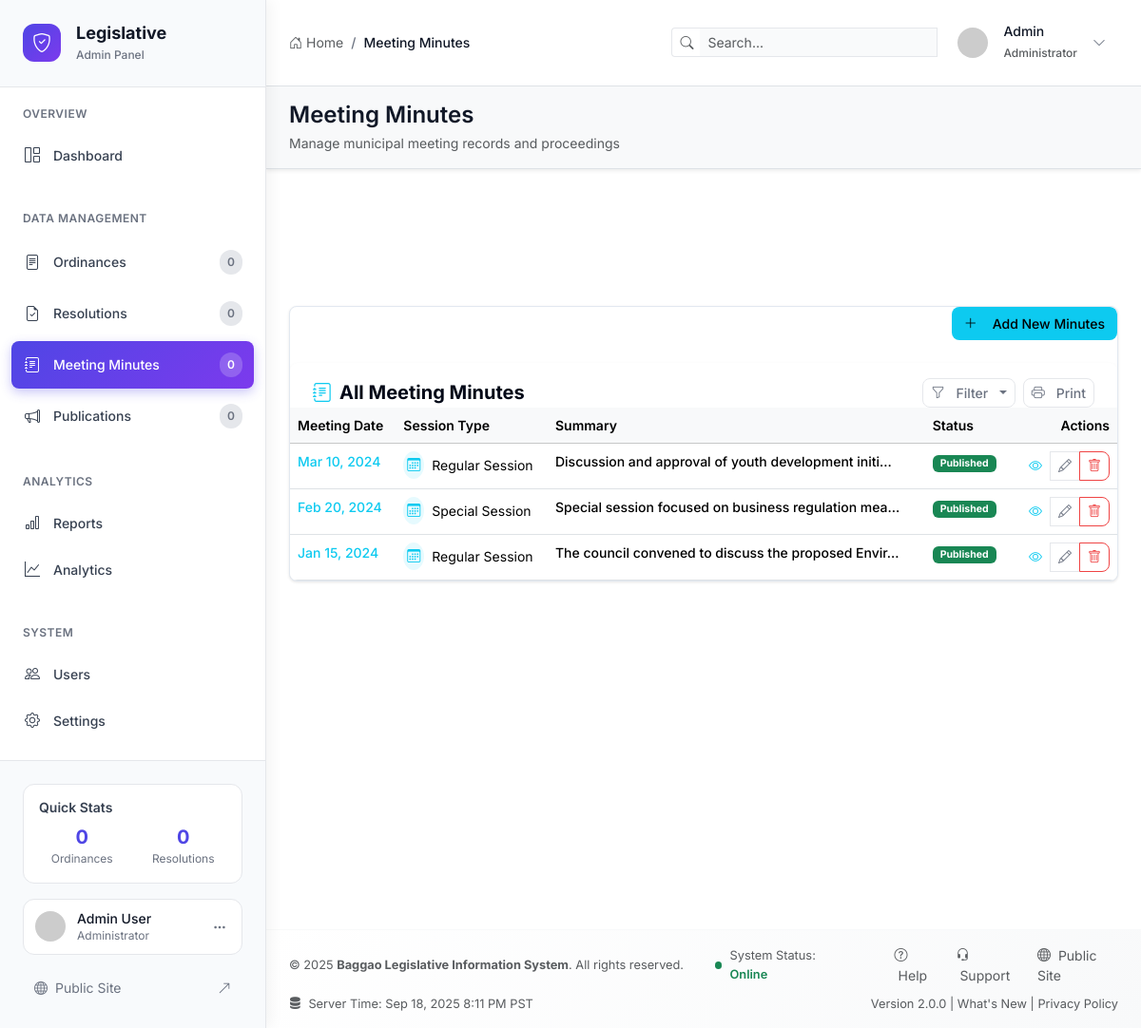
The page /admin/minutes (signed in) on the database its author committed.
### tables this page shows
CREATE TABLE `minutes` (
  `id` int(11) NOT NULL,
  `meeting_date` date NOT NULL,
  `session_type` varchar(100) NOT NULL,
  `agenda` text NOT NULL,
  `attendees` text NOT NULL,
  `summary` text NOT NULL,
  `file_path` varchar(255) DEFAULT NULL,
  `status` enum('published','draft') DEFAULT 'draft',
  `created_at` timestamp NOT NULL DEFAULT current_timestamp(),
  `updated_at` timestamp NOT NULL DEFAULT current_timestamp() ON UPDATE current_timestamp()
);

### core/Controller.php (called while the page is built, shortened)
<?php
class Controller {
    protected function loadAdminView($view, $data = []) {
        extract($data);
        include "views/{$view}.php";
    }
}
?>

### controllers/AdminController.php (called while the page is built, shortened)
<?php
class AdminController extends Controller {
    public function minutes() {
        $minuteModel = new Minute();
        $data = ['minutes' => $minuteModel->findAll()];
        $this->loadAdminView('admin/minutes', $data);
    }
}
?>

### core/Model.php (called while the page is built, shortened)
<?php
class Model {
    protected $db;
    protected $table;
    public function __construct() {
        $database = new Database();
        $this->db = $database->getConnection();
    }
    public function findAll($orderBy = 'id DESC') {
        $stmt = $this->db->prepare("SELECT * FROM {$this->table} ORDER BY {$orderBy}");
        $stmt->execute();
        return $stmt->fetchAll();
    }
}
?>

### config/database.php (called while the page is built, shortened)
<?php
class Database {
    private $host = DB_HOST;
    private $db_name = DB_NAME;
    private $username = DB_USER;
    private $password = DB_PASS;
    private $conn = null;
    public function getConnection() {
        if ($this->conn === null) {
            try {
                $this->conn = new PDO(
                    "mysql:host=" . $this->host . ";dbname=" . $this->db_name,
                    $this->username,
                    $this->password,
                    array(
                        PDO::ATTR_ERRMODE => PDO::ERRMODE_EXCEPTION,
                        PDO::ATTR_DEFAULT_FETCH_MODE => PDO::FETCH_ASSOC,
                        PDO::MYSQL_ATTR_INIT_COMMAND => "SET NAMES utf8"
                    )
                );
            } catch(PDOException $exception) {
                echo "Connection error: " . $exception->getMessage();
                die();
            }
        }
        return $this->conn;
    }
}
?>

### views/admin/minutes.php (the view, shortened to what this page needs)
<div class="d-flex justify-content-between align-items-center mb-4">
    <a href="<?= BASE_URL ?>admin/add_minute" class="btn btn-info d-flex align-items-center">
        <i class="bi bi-plus-lg me-2"></i>Add New Minutes
    </a>
</div>
<div class="card border-0 shadow-sm">
    <div class="card-header bg-transparent border-0 pb-0">
        <div class="d-flex justify-content-between align-items-center">
            <h5 class="card-title fw-bold mb-0 d-flex align-items-center">
                <i class="bi bi-journal-text me-2 text-info"></i>All Meeting Minutes
            </h5>
            <div class="d-flex gap-2">
                <div class="dropdown">
                    <button class="btn btn-outline-secondary btn-sm dropdown-toggle" type="button" data-bs-toggle="dropdown">
                        <i class="bi bi-funnel me-1"></i>Filter
                    </button>
                </div>
                <button class="btn btn-outline-secondary btn-sm" onclick="window.print()">
                    <i class="bi bi-printer me-1"></i>Print
                </button>
            </div>
        </div>
    </div>
    <div class="card-body p-0">
        <?php if (!empty($minutes)): ?>
            <div class="table-responsive">
                <table class="table table-hover mb-0">
                    <thead class="table-light">
                        <tr>
                            <th class="fw-semibold">Meeting Date</th>
                            <th class="fw-semibold">Session Type</th>
                            <th class="fw-semibold">Summary</th>
                            <th class="fw-semibold">Status</th>
                            <th class="fw-semibold text-end">Actions</th>
                        </tr>
                    </thead>
                    <tbody>
                        <?php foreach ($minutes as $minute): ?>
                            <tr>
                                <td class="fw-medium text-info"><?= date('M j, Y', strtotime($minute['meeting_date'])) ?></td>
                                <td>
                                    <div class="d-flex align-items-center">
                                        <div class="bg-info bg-opacity-10 rounded-circle p-1 me-2">
                                            <i class="bi bi-calendar3 text-info"></i>
                                        </div>
                                        <span><?= htmlspecialchars($minute['session_type']) ?></span>
                                    </div>
                                </td>
                                <td>
                                    <div class="fw-medium"><?= htmlspecialchars(substr($minute['summary'], 0, 50)) ?><?= strlen($minute['summary']) > 50 ? '...' : '' ?></div>
                                </td>
                                <td>
                                    <span class="badge bg-<?= $minute['status'] === 'published' ? 'success' : 'secondary' ?> px-2 py-1">
                                        <?= ucfirst($minute['status']) ?>
                                    </span>
                                </td>
                                <td class="text-end">
                                    <div class="btn-group btn-group-sm">
                                        <a href="<?= BASE_URL ?>minutes/view/<?= $minute['id'] ?>" class="btn btn-outline-info" title="View">
                                            <i class="bi bi-eye"></i>
                                        </a>
                                        <a href="<?= BASE_URL ?>admin/edit_minute/<?= $minute['id'] ?>" class="btn btn-outline-secondary" title="Edit">
                                            <i class="bi bi-pencil"></i>
                                        </a>
                                        <button class="btn btn-outline-danger" onclick="deleteMinute(<?= $minute['id'] ?>)" title="Delete">
                                            <i class="bi bi-trash"></i>
                                        </button>
                                    </div>
                                </td>
                            </tr>
                        <?php endforeach; ?>
                    </tbody>
                </table>
            </div>
        <?php endif; ?>
    </div>
</div>
<?php
include __DIR__ . '/layout.php';
?>

### views/admin/layout.php (style rules this page uses)
:root { --background: 0 0% 100%; --foreground: 222.2 84% 4.9%; --card: 0 0% 100%; --card-foreground: 222.2 84% 4.9%; --popover: 0 0% 100%; --popover-foreground: 222.2 84% 4.9%; --primary: 221.2 83.2% 53.3%; --primary-foreground: 210 40% 98%; --secondary: 210 40% 96%; --secondary-foreground: 222.2 84% 4.9%; --muted: 248 50% 98%; --muted-foreground: 215.4 16.3% 46.9%; --accent: 210 40% 96%; --accent-foreground: 222.2 84% 4.9%; --destructive: 0 84.2% 60.2%; --destructive-foreground: 210 40% 98%; --border: 214.3 31.8% 91.4%; --input: 214.3 31.8% 91.4%; --ring: 221.2 83.2% 53.3%; --radius: 0.5rem; --sidebar-width: 280px; --header-height: 120px; --content-padding: 1.5rem; --table-bg: 0 0% 100%; --table-border: 214.3 31.8% 91.4%; --table-header-bg: 248 50% 98%; --table-row-hover: 248 50% 98%; --table-selected: 214 95% 93%; }
* { box-sizing: border-box; }
body { margin: 0; padding: 0; background-color: #ffffff; color: hsl(var(--foreground)); font-family: 'Inter', -apple-system, BlinkMacSystemFont, 'Segoe UI', Roboto, sans-serif; font-size: 14px; line-height: 1.5; overflow-x: hidden; }
.btn { border-radius: var(--radius); font-weight: 500; font-size: 0.875rem; transition: all 0.2s ease; border: 1px solid transparent; display: inline-flex; align-items: center; gap: 0.5rem; white-space: nowrap; }
.btn-outline-secondary { background-color: transparent; color: hsl(var(--muted-foreground)); border-color: hsl(var(--border)); }
.btn-outline-danger { background-color: transparent; color: hsl(var(--destructive)); border-color: hsl(var(--destructive)); }
.card { background-color: hsl(var(--card)); border: 1px solid hsl(var(--border)); border-radius: var(--radius); box-shadow: 0 1px 3px rgba(0, 0, 0, 0.1); overflow: hidden; }
.card-header { background-color: hsl(var(--muted)); border-bottom: 1px solid hsl(var(--border)); padding: 1rem 1.5rem; font-weight: 600; color: hsl(var(--foreground)); }
.card-body { padding: 1.5rem; }

### views/admin/partials/header.php (style rules this page uses)
.btn-outline-secondary { border-color: #e5e7eb; color: #6b7280; background: #ffffff; }

### rows shown on the page
minutes: meeting_date "Mar 10, 2024", session_type "Regular Session", summary "Discussion and approval of youth development initi", status "Published"
minutes: meeting_date "Feb 20, 2024", session_type "Special Session", summary "Special session focused on business regulation mea", status "Published"
minutes: meeting_date "Jan 15, 2024", session_type "Regular Session", summary "The council convened to discuss the proposed Envir", status "Published"

### other values the page prints
$crumb['title'] "Meeting Minutes"
$page_title "Meeting Minutes"
$page_description "Manage municipal meeting records and proceedings"
